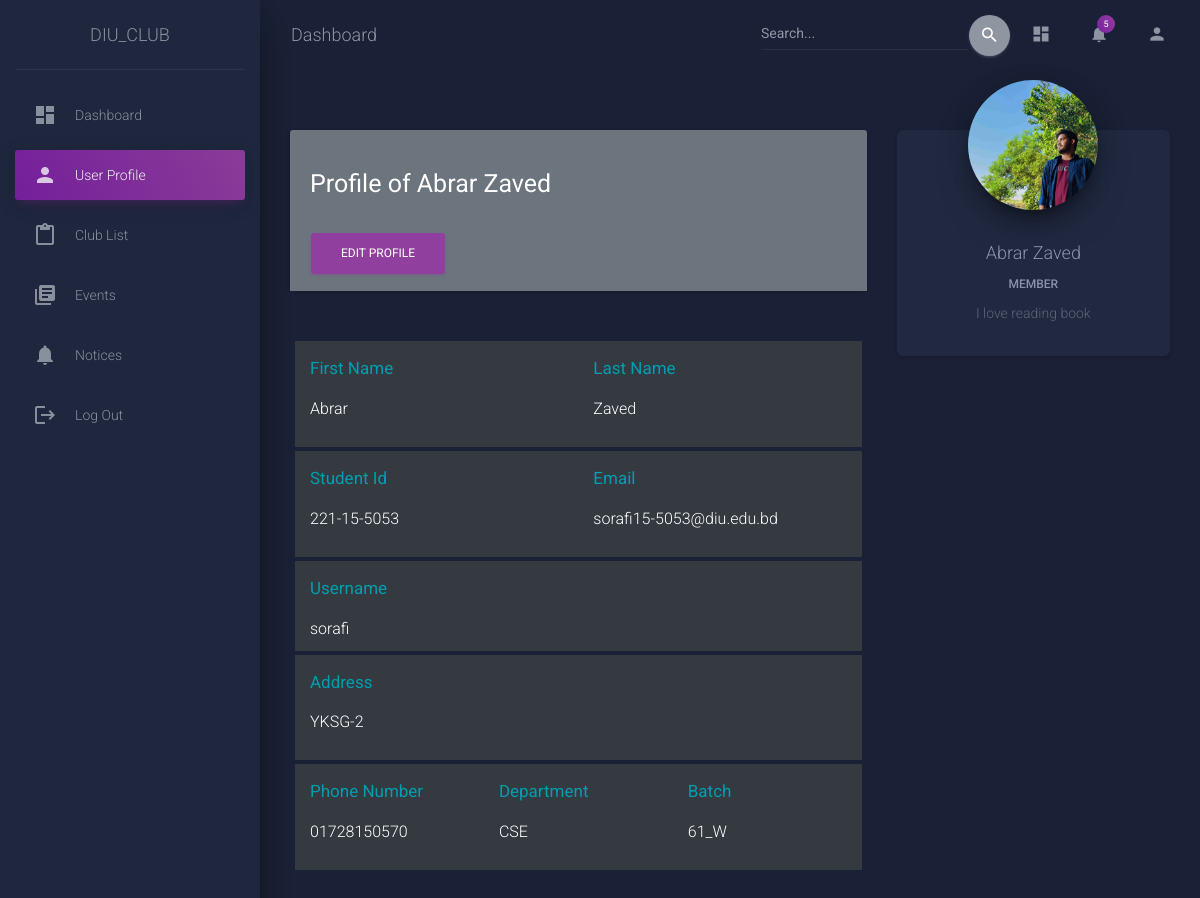
The app's page /auth/user_profile (signed in) with its own data.
### authentication/models.py (models this page shows, shortened)
class Student(models.Model):
    user = models.OneToOneField(User, on_delete=models.CASCADE,default=User)
    first_name = models.CharField(max_length=30,blank=False)
    last_name = models.CharField(max_length=30,blank=False)
    profile_pic = models.ImageField(upload_to='profile_pic',blank=True,default='profile_pic/new_logo.png')
    student_id = models.CharField(max_length=20,unique=True,blank=False)
    email = models.EmailField(unique=True)
    dept = models.CharField(max_length=30,blank=False)
    phone_number = models.CharField(max_length=15,unique=True,blank=False)
    batch = models.CharField(max_length=5,blank=False)
    address = models.CharField(max_length=70,blank=False)
    about_you = models.CharField(max_length=250, blank=True, null=True)

### authentication/views.py (the view)
# urls.py: path('user_profile', views.user_profile,name='profile'),
def user_profile(request):
    students = Student.objects.filter(user=request.user)
    return render(request,'authentication/user.html',{"students":students})

### templates/authentication/user.html (shortened to what this page needs)
{% extends "sidebar/main.html" %}
{% block content %}
  <div class="wrapper">
    <div class="sidebar" data-color="purple" data-background-color="black" data-image="css/assets/img/sidebar-2.jpg">
      <div class="logo"><a href="http://www.creative-tim.com" class="simple-text logo-normal">
          DIU_CLUB
        </a></div>
      {% include 'sidebar/navbar.html' %}
      <div class="content">
        <div class="container-fluid">
          <div class="row">
            {% for student in students  %}
            <div class="col-md-8">
              <div class="card">
                  <div class="card-header bg-secondary">
                    <br><h3 class="card-title text-white"><strong>Profile of {{student.user.get_full_name}}</strong></h3><br>
                      <div>
                        <a href="{% url 'user_edit' student.id %}" class="btn btn-primary">Edit Profile</a>
                      </div>
                  </div>
                </div>
                <div class="card-body">
                  <div>
                    <div class="row row mb-1 bg-dark text-white">
                      <div class="col-md-6">
                        <div class="form-group">
                          <p><strong><h5 class="text-info">First Name</h5></strong></p>
                          <p>{{student.first_name}}</p>
                        </div>
                      </div>
                      <div class="col-md-6">
                        <div class="form-group">
                          <p><strong><h5 class="text-info">Last Name</h5></strong></p>
                          <p>{{student.last_name}}</p>
                        </div>
                      </div>
                    </div>
                    <div class="row mb-1 bg-dark text-white ">
                      <div class="col-md-6">
                        <div class="form-group">
                          <p><strong><h5 class="text-info">Student Id</h5></strong></p>
                          <p>{{student.student_id}}</p>
                        </div>
                      </div>
                      <div class="col-md-6 ">
                        <div class="form-group">
                          <p><strong><h5 class="text-info">Email</h5></strong></p>
                          <p>{{student.email}}</p>
                        </div>
                      </div>
                    </div>
                    <div class="row row mb-1 bg-dark text-white">
                      <div class="col-md-12  ">
                          <div class="form-group">
                              <p><strong><h5 class="text-info">Username</h5></strong></p>
                              {{ user}}
                          </div>
                      </div>
                    </div>
                    <div class="row row mb-1 bg-dark text-white">
                      <div class="col-md-12  ">
                        <div class="form-group">
                          <p><strong><h5 class="text-info">Address</h5></strong></p>
                          <p>{{student.address}}</p>
                        </div>
                      </div>
                    </div>
                    <div class="row row mb-1 bg-dark text-white">
                      <div class="col-md-4  ">
                        <div class="form-group">
                          <p><strong><h5 class="text-info">Phone Number</h5></strong></p>
                          <p>{{student.phone_number}}</p>
                        </div>
                      </div>
                      <div class="col-md-4  ">
                        <div class="form-group">
                          <p><strong><h5 class="text-info">Department</h5></strong></p>
                          <p>{{student.dept}}</p>
                        </div>
                      </div>
                      <div class="col-md-4 ">
                        <div class="form-group">
                          <p><strong><h5 class="text-info">Batch</h5></strong></p>
                          <p>{{student.batch}}</p>
                        </div>
                      </div>
                    </div>
                    <div class="row">
                      <div class="col-md-12">
                        <div class="form-group">
                        </div>
                      </div>
                    </div>
                </div>
              </div>
            </div>
            <div class="col-md-4">
              <div class="card card-profile">
                <div class="card-avatar">
                  <img class="img" src="{{ student.profile_pic.url }}">
                </div>
                <div class="card-body">
                  <h4 class="card-title">{{student.user.get_full_name}}</h4>
                  {% if "admin" in user.username %}
                  <h6 class="card-category">Admin</h6>
                  {% else %}
                  <h6 class="card-category">Member</h6>
                  {% endif %}
                  <p class="card-description">
                    {{student.about_you}}
                  </p>
                </div>
              </div>
            </div>
          </div>
          {% endfor %}
        </div>
      </div>
    </div>
{% endblock %}

### records on screen
Student: user.get_full_name "Abrar Zaved", first_name "Abrar", last_name "Zaved", student_id "221-15-5053", email "sorafi15-5053@diu.edu.bd", address "YKSG-2", phone_number "01728150570", dept "CSE", batch "61_W", profile_pic (picture), about_you "I love reading book"

### other values on screen
{{ user }} "sorafi"
